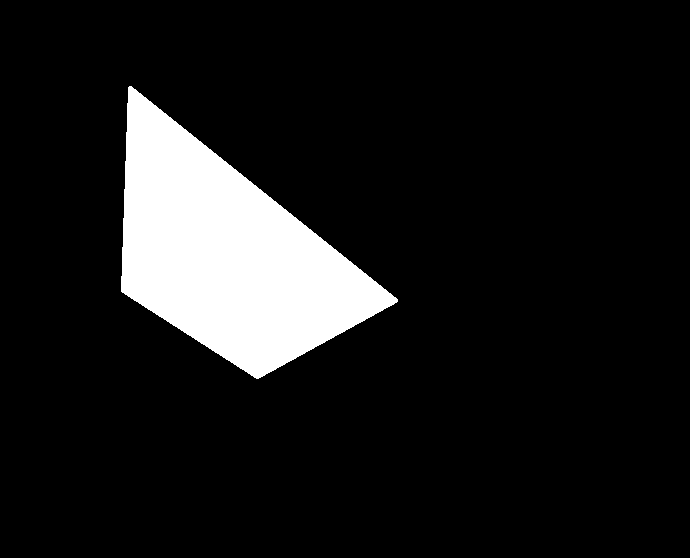
#> input picture day24/课堂代码/day24/xx.png, 690 x 558 px
$ python '02-最小外接矩形.py'
#> lines starting #> are read from the running program, lines starting #| are printed output that depends on the picture; after the words box and inside, x2 and y2 are one past the last pixel; in counts of white or black regions, pixels touching at a corner belong together; long printed decimals are rounded
"""
旋转矩形(最小外接矩形)：是用最小面积绘制的，所以它也考虑了旋转。
使用的函数是cv.minAreaRect()。它返回一个Box2D结构，
其中包含以下细节 -(中心(x,y)，(宽度，高度)，旋转角度)。
但要画出这个矩形，我们需要矩形的四个角。它由函数cv.boxPoints()获得


绘制最小外接矩形的步骤：
1. 获取图像的轮廓
2. 传入轮廓的得到最小外接矩形  -- box = minAreaRect(contours[index])
3. 获取最小外接矩形的四个角坐标 -- points = boxPoints(box)
4. 使用绘制轮廓的方法绘制最小外接矩形
    a， points必须升维成3维
    b. points中的元素必须是int32或int64的数据类型
"""
import cv2
import numpy as np

img = cv2.imread("xx.png")
#> img is the input picture: shape (558, 690, 3); 10.6% white; 1 white region, box (x1, y1, x2, y2) and area: (121, 86, 398, 379) 40683

# 绘制最小外接矩形
# 1. 获取图像的轮廓
img_gray = cv2.cvtColor(img, cv2.COLOR_BGR2GRAY)
#> img_gray: shape (558, 690); 10.6% white; 1 white region
_, img_bin = cv2.threshold(img_gray, 0, 255, cv2.THRESH_OTSU)
# contours中存储的就是所有轮廓， 每个轮廓所有点位的坐标
contours, _ = cv2.findContours(img_bin, cv2.RETR_EXTERNAL, cv2.CHAIN_APPROX_NONE)
#> contours = 1 contour; box (x1, y1, x2, y2) and area: (121, 86, 398, 379) 40306
# 将轮廓交给minAreaRect函数，得到最小外接矩形
# 返回的是： (中心(x,y)，(宽度，高度)，旋转角度)
box = cv2.minAreaRect(contours[0])
#> box = ((211.9, 257.2), (166.6, 343.7), -51.34)
# 获取最小外接矩形 box的四个角的坐标
points = cv2.boxPoints(box)
#> points = [[294.1, 429.7], [25.66, 214.9], [129.8, 84.8], [398.2, 299.5]]
print(points)
#| [[294.073  429.659 ]
#|  [ 25.659 214.927 ]
#|  [129.7561    84.805 ]
#|  [398.171  299.537 ]]

# 因为这里的矩形是四个角的坐标，不能使用之前绘制矩形的方法； 应该使用 绘制轮廓的方法
# 绘制轮廓的时候，contours必须是三维的， points是二维的， 所以需要升维
# 绘制轮廓的时候，contours的坐标必须是整数(int32， int64)， points是浮点数
# intp函数将数据变成int64
points = np.int32(points)
#> points = [[294, 429], [25, 214], [129, 84], [398, 299]]
cv2.drawContours(img, [points], -1, (0, 0, 255), 2, cv2.LINE_AA)
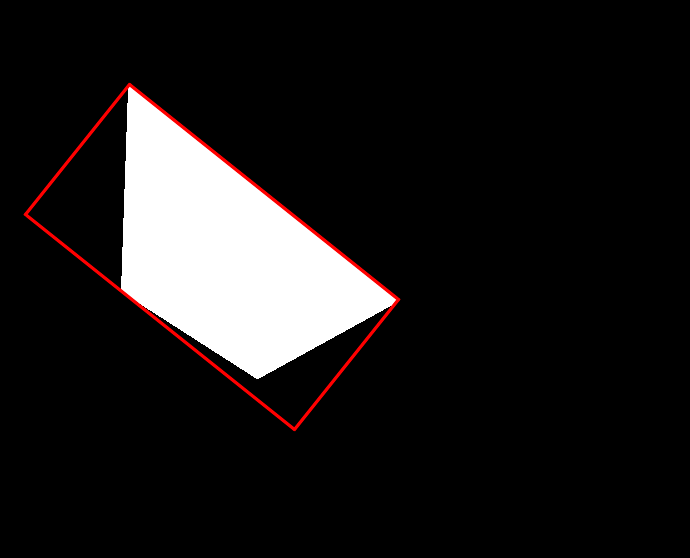
#> img: shape (558, 690, 3); 1.14% of pixels changed, all inside (x1, y1, x2, y2) = (23, 82, 401, 432)

cv2.imshow("win", img)
cv2.waitKey(0)
cv2.destroyAllWindows()
